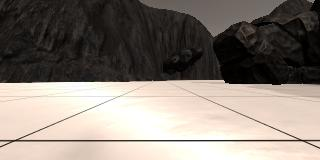
#> input picture calibration_images/example_grid1.jpg, 320 x 160 px, found by its file name
$ jupyter execute --allow-errors Rover_simulator.ipynb   (shell and % lines are left out)   (older library calls are emulated)
#> lines starting #> are read from the running program, lines starting #| are printed output that depends on the picture
[cell 1]
#Google colab FILE

import cv2 # OpenCV for perspective transform
import numpy as np
import matplotlib.image as mpimg
import matplotlib.pyplot as plt
import scipy.misc
import glob

## Sample Training Image data

[cell 2]
path = 'data/IMG/*'
img_list = glob.glob(path)
#> (the rest of this cell did not finish here and is left out)

## Perspective Transform using Calibration Images

[cell 3]
example_grid = 'calibration_images/example_grid1.jpg'
example_rock = 'calibration_images/example_rock1.jpg'
grid_img = mpimg.imread(example_grid)
#> grid_img is the input picture: shape (160, 320, 3); mean R, G, B 135.1, 126.3, 118.3
rock_img = mpimg.imread(example_rock)
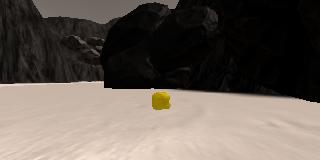
#> input picture calibration_images/example_rock1.jpg, 320 x 160 px, found by its file name
#> rock_img is the input picture: shape (160, 320, 3); mean R, G, B 102.3, 93, 85.2

fig = plt.figure(figsize=(12,3))
plt.subplot(121)
plt.imshow(grid_img)
plt.subplot(122)
plt.imshow(rock_img)
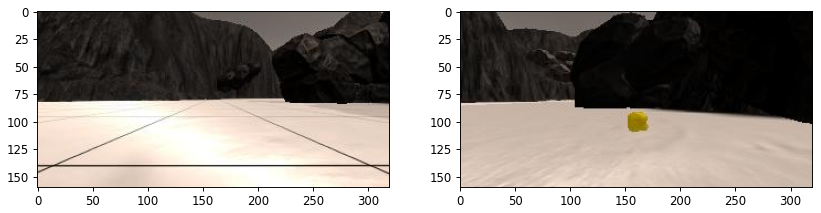
#> figure drawn by matplotlib, 2 panels

## Perspective Transform

[cell 4]
#Perform a perspective transform
# [6 lines left out: function perspect_transform, not called in this run]

dst_size = 5
bottom_offset = 6
source = np.float32([[14, 140], [301 ,140],[200, 96], [118, 96]])
#> (the rest of this cell did not finish here and is left out)

[cell 5]
#Colour threshold -  Identify pixels above the threshold
# [8 lines left out: function color_thresh, not called in this run]

#> (the rest of this cell did not finish here and is left out)

## Coordinate Transform

[cell 6]
# [50 lines left out: functions rover_coords, to_polar_coords, rotate_pix, translate_pix, pix_to_world, not called in this run]

# Grab another random image
#> (the rest of this cell did not finish here and is left out)

[cell 7]
# Import pandas and read in csv file as a dataframe
import pandas as pd
# Change the path below to your data directory
# If you are in a locale (e.g., Europe) that uses ',' as the decimal separator
# change the '.' to ','
df = pd.read_csv('data/robot_log.csv', delimiter=';', decimal='.')
#> (reads data/robot_log.csv from the repository)
csv_img_list = df["Path"].tolist() # Create list of image pathnames
# Read in ground truth map and create a 3-channel image with it
#> (the rest of this cell did not finish here and is left out)

[cell 8]
# Define a function to pass stored images to
# reading rover position and yaw angle from csv file
# This function will be used by moviepy to create an output video
def get_source():
    return np.float32([[14, 140], [301 ,140],[200, 96], [118, 96]])

# [86 lines left out: functions get_destination, process_image, not called in this run]

[cell 9]
# Import everything needed to edit/save/watch video clips
from moviepy.editor import VideoFileClip
from moviepy.editor import ImageSequenceClip

[cell 10]
# Define pathname to save the output video
output = 'sample_train_run1.mp4'
#> output = 'sample_train_run1.mp4'
#> (the rest of this cell did not finish here and is left out)
